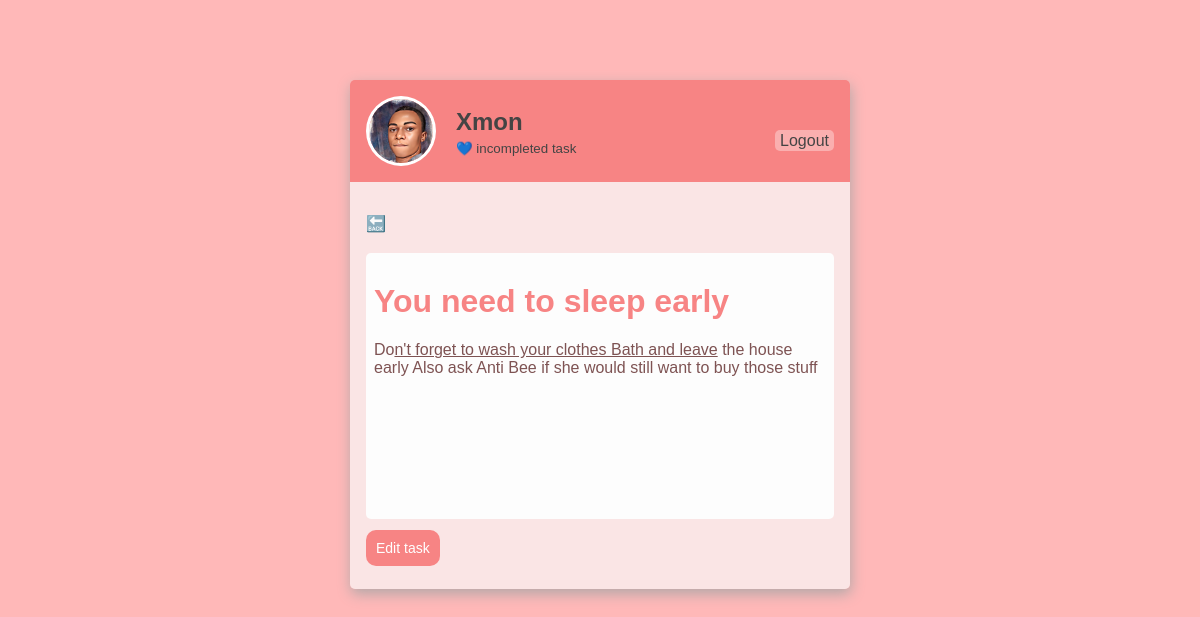
/task/19/ (signed in), run on the app's committed database.
### base/models.py (models this page shows)
class Task(models.Model):
    user = models.ForeignKey(User, on_delete=models.CASCADE, null = True, blank=True)
    title = models.CharField(max_length=200)
    description = RichTextField(blank=True, null=True)
    complete = models.BooleanField(default = False)
    created = models.DateTimeField(auto_now_add=True)
    def __str__(self):
        return self.title
    class Meta:
        ordering = ['complete']

### base/views.py (the view)
# urls.py: path('task/<int:pk>/', TaskDetail.as_view(), name='task'),
class TaskDetail(LoginRequiredMixin, DetailView):
	model = Task
	context_object_name = 'task'
	template_name = 'base/task.html'

### base/templates/base/task.html
{% extends 'base/main.html' %}
{% block content %}
<p><a class="pop" href="{% url 'tasks' %}">🔙</a></p>
<div class="detail">
    <h1>{{task |safe}}</h1>
    <p>{{task.description |safe}}</p>
</div>
<a class="button-class" href="{% url 'task-update' task.id %}">Edit task</a></p>
{% endblock %}

### base/templates/base/main.html (shortened to what this page needs)
{% load static %}
<!DOCTYPE html>
<html lang="en">
<head>
    <link href="{% static '/css/main.css' %}" rel='stylesheet' type='text/css'>
</head>
<body>
<div class="content">
    <header>
        {% if request.user.is_authenticated %}
        <div class="profile">
            <img class="profile-image" src = "{% static '/images/esm.jpg' %}">
            <div class="profile-name">
            <h2>{{request.user|title}}</h2>
            <small>💙 {{count}} incompleted task{{count|pluralize:"s"}}</small>
            </div>
        </div>
    <p><a href="{% url 'logout' %}">Logout</a></p>
    {% else %}
    <p><a href="{% url 'login' %}">Login</a></p>
    {% endif %}
    </header>
    <main>
    {% block content %}
    {% endblock %}
    </main>
</div>
</body>
</html>

### static/css/main.css (style rules this page uses)
a { text-decoration: none; color: #0074ba; }
body { font-family:Verdana, Geneva, Tahoma, sans-serif; background-color: rgb(255 184 184); }
.content { width: 500px; border-radius: 5px; overflow: hidden; margin: auto; margin-top: 80px; box-shadow: 1px 5px 14px #b1a8a8; }
header { display: flex; align-content: flex-end; justify-content: space-between; align-items: flex-end; padding: 1rem; background-color: rgb(247, 132, 132); }
header > .profile { display: flex; align-items: center; color: #444; }
header > .profile > .profile-image { margin-right: 20px; border-radius: 50%; width: 4rem; border: 3px solid white; }
header > .profile > .profile-name > h2 { margin: 3px 0 3px; }
header a { border-radius: 5px; background-color: rgb(250, 175, 175); padding: 2px 5px 2px 5px; color: #444; }
main { padding: 1rem; background-color: rgb(250, 229, 229); }
.button-class { border-style: none; background-color: rgb(247, 132, 132); color: #fff; padding: 10px; font-size: 14px; border-radius: 10px; cursor: pointer; }
.detail { min-height: 250px; background-color:rgb(253, 253, 253); margin: 20px 0; border-radius: 5px; padding: 0.5rem; }
.detail > h1 { color: rgb(247, 132, 132); }
.detail > p { color:rgb(126, 83, 83); }

### data on the page
Task: title "You need to sleep early", description "Do n't forget to wash your clothes Bath and leave the house early Also ask Anti Bee if she would still want to buy those stuff"

### other printed values
{{ request.user|title }} "Xmon"
